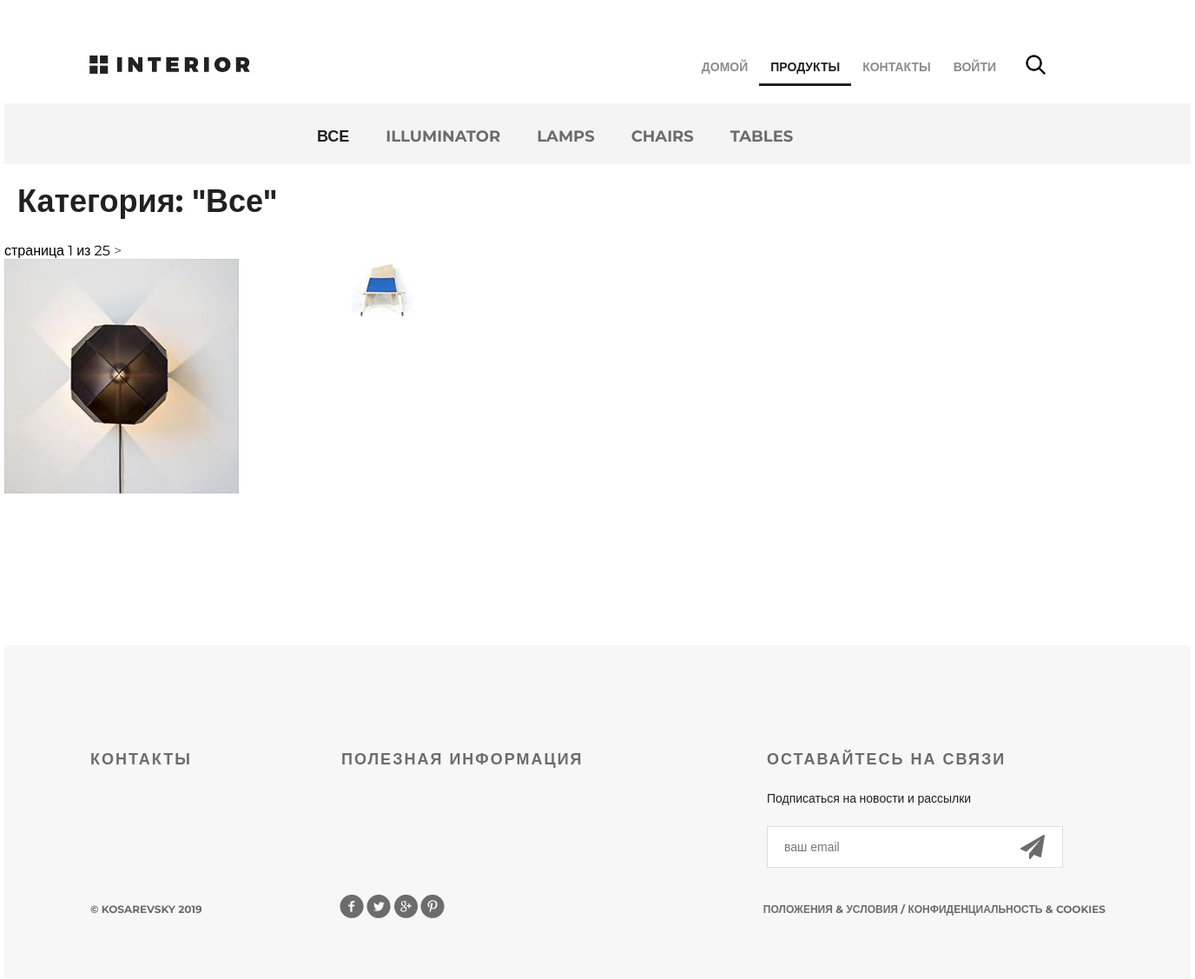
Screenshot of /products/category/0/ with the database file from the repository.
### mainapp/models.py (models this page shows, shortened)
class ProductCategory(models.Model):
    name = models.CharField(verbose_name="Name", max_length=64, unique=True)
    description = models.TextField(verbose_name="Description", blank=True, null=True)
    is_active = models.BooleanField(verbose_name='активна', default=True)
    class Meta:
        verbose_name_plural = "Product Categories"

class Product(models.Model):
    category = models.ForeignKey(ProductCategory, on_delete=models.CASCADE)
    name = models.CharField(verbose_name='Name', max_length=256)
    image = models.ImageField(upload_to='products_image', blank=True)
    short_desc = models.CharField(verbose_name='short_desc', max_length=60, blank=True)
    description = models.TextField(verbose_name="Description", blank=True, null=True)
    price = models.DecimalField(verbose_name='price', max_digits=10, decimal_places=2, default=0)
    quantity = models.PositiveSmallIntegerField(verbose_name='sklad', default=0)
    is_active = models.BooleanField(verbose_name='активна', default=True)

### mainapp/views.py (the view, shortened to what this page needs)
# urls.py: url(r'^products/create/category/(?P<category_id>\d+)/$', adminapp.product_create, name='product_create'),
def products(request, pk=None, page=1):
    print(pk)
    title = 'продукты'
    links_menu = ProductCategory.objects.filter(is_active=True)
    basket = get_basket(request.user)
    if pk:
        if pk == '0':
            category = {'pk': 0, 'name': 'все'}
            a_products = Product.objects.filter(is_active=True,
                                                category__is_active=True)\
                .order_by('price')
        else:
            category = get_object_or_404(ProductCategory, pk=pk)
            a_products = Product.objects.\
                filter(category__pk=pk, is_active=True, category__is_active=True)\
                .order_by('price')
        paginator = Paginator(a_products, 2)
        try:
            products_paginator = paginator.page(page)
        except PageNotAnInteger:
            products_paginator = paginator.page(1)
        except EmptyPage:
            products_paginator = paginator.page(paginator.num_pages)
        content = {
            'title': title,
            'links_menu': links_menu,
            'category': category,
            'products': products_paginator,
            'basket': basket,
        }
        return render(request, 'mainapp/products_list.html', content)

### adminapp/templatetags/admin_tags.py (called while the page is built)
@register.filter(name='media_folder_products')
def media_folder_products(product_img_path):
    if not product_img_path:
        product_img_path = 'product_images/default.jpg'
    return f"{settings.MEDIA_URL}{product_img_path}"

### mainapp/views.py (called while the page is built)
def get_basket(user):
    if user.is_authenticated:
        return Basket.objects.filter(user=user)
    else:
        return []

### mainapp/templates/mainapp/products_list.html (shortened to what this page needs)
{% extends 'mainapp/base.html' %}
{% load staticfiles %}
{% load admin_tags %}
{% block content %}
    <div class="details">
        <div class="links clearfix">
            {% include 'mainapp/includes/products_menu.html' %}
        </div>
        <div class="products_list">
            <div class="title clearfix">
                <h2>Категория: "{{ category.name|title }}"</h2>
            </div>
            <div class="paginator">
                <span class="current">
                    страница {{ products.number }} из {{ products.paginator.num_pages }}
                </span>
                {% if products.has_next %}
                    <a href="{% url 'products:category_page' category.pk products.next_page_number %}">></a>
                {% endif %}
            </div>
            <div class="category-products clearfix">
                {% for product in products %}
                    <div class="block">
                        <a href="{% url 'products:product' product.pk %}">
                            <img src="{{ product.image|media_folder_products }}" alt="{{ product.short_desc }}">
                        </a>
                    </div>
                {% endfor %}
            </div>
        </div>
    </div>
    <div class="clr"></div>
{% endblock %}

### mainapp/templates/mainapp/includes/products_menu.html
<ul class="links-menu">
    <li>
        <a href="{% url 'products:category' 0 %}"
           class="{% if request.resolver_match.kwargs.pk == '0' %}active{% endif %}">
            все
        </a>
    </li>
    {% for link in links_menu %}
        <li>
            <a href="{% url 'products:category' link.pk %}"
               class="{% if request.resolver_match.kwargs.pk|add:'0' == link.pk %}active{% endif %}">
                {{ link.name }}
            </a>
        </li>
    {% endfor %}
</ul>

### static/css/style.css (style rules this page uses)
* { margin: 0; padding: 0; }
body { font-family: 'Montserrat', sans-serif; }
html, body { height: 100%; }
.products_list .title { margin: 20px auto; height: 50px; float: none; }
.products_list .title h2 { margin-top: 0; float: left; }
.paginator a, .paginator a:visited { color: #555; text-decoration: none; }
.category-products { margin-bottom: 75px; }
.category-products .block a img { float: left; }
.category-products .block { float: left; margin-right: 30px; display: block; height: 370px; width: 370px; position: relative; }
.clr { height: 384px; }
.clearfix:after { content: ""; display: block; clear: both; }
.title { height: 152px; margin-right: 15px; }
.title h2 { float: left; margin-top: 118px; color: #212121; font-size: 36px; font-weight: 700; text-align: left; margin-left: 15px; }
.links { height: 70px; background-color: #f4f4f4; position: relative; padding-left: 360px; }
.links-menu { margin: 27px auto 0px; position: absolute; }
.links-menu li { float: left; list-style-type: none; padding-right: 42px; }
.links-menu li a { text-decoration: none; color: #6c6c6c; font-size: 18px; font-weight: 700; text-transform: uppercase; }
.links-menu .active { color: #212121; font-size: 18px; font-weight: 700; }

### rows the page displays
ProductCategory: name "ILLUMINATOR"
ProductCategory: name "LAMPS"
ProductCategory: name "CHAIRS"
ProductCategory: name "TABLES"
Product: image|media_folder_products (picture)
Product: image|media_folder_products (picture)

### other values shown
{{ category.name|title }} "Все"
{{ products.number }} "1"
{{ products.paginator.num_pages }} "25"
